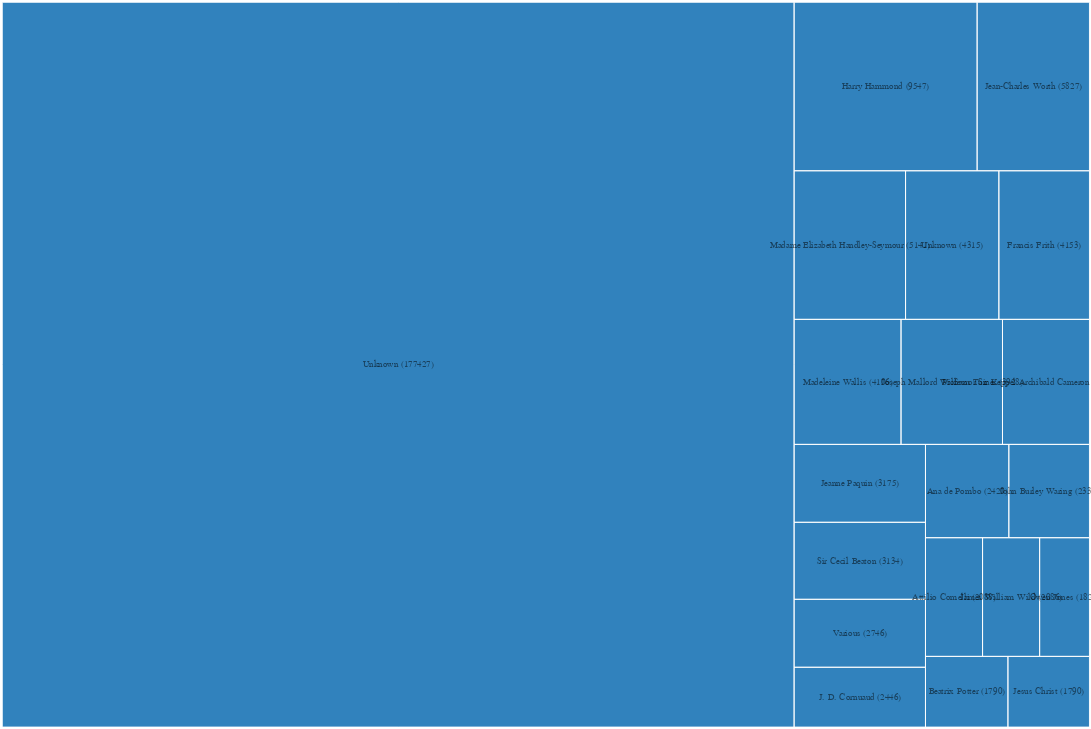

Notebook code for this chart:
### Code cell
req = requests.get('http://vam-etc-test-api.azureedge.net/api/v2/objects/clusters/search?cluster_type=person')

object_data = req.json()
object_info = object_data["info"]
object_clusters = object_data["clusters"]
materials = object_clusters["persons"]["terms"]
treemap(materials, "Persons")

### Figure 1 — Vega specification as saved in the notebook (floating-point values rounded to 4 significant figures)
{"$schema": "https://vega.github.io/schema/vega/v5.json", "autosize": "none", "data": [{"name": "tree", "transform": [{"key": "id", "parentKey": "parent", "type": "stratify"}, {"field": "value", "round": true, "size": [{"signal": "width"}, {"signal": "height"}], "sort": {"field": "value", "order": "descending"}, "type": "treemap"}], "values": [{"children": 20, "depth": 0, "id": 0, "name": "Persons", "value": 0, "x0": 0, "x1": 1200, "y0": 0, "y1": 800}, {"children": 0, "depth": 1, "id": 1, "name": "Unknown (177427)", "parent": "0", "value": 177427, "x0": 0, "x1": 874, "y0": 0, "y1": 800}, {"children": 0, "depth": 1, "id": 2, "name": "Harry Hammond (9547)", "parent": "0", "value": 9547, "x0": 874, "x1": 1076, "y0": 0, "y1": 186}, {"children": 0, "depth": 1, "id": 3, "name": "Jean-Charles Worth (5827)", "parent": "0", "value": 5827, "x0": 1076, "x1": 1200, "y0": 0, "y1": 186}, {"children": 0, "depth": 1, "id": 4, "name": "Madame Elizabeth Handley-Seymour (5141)", "parent": "0", "value": 5141, "x0": 874, "x1": 997, "y0": 186, "y1": 350}, {"children": 0, "depth": 1, "id": 5, "name": "Unknown (4315)", "parent": "0", "value": 4315, "x0": 997, "x1": 1100, "y0": 186, "y1": 350}, {"children": 0, "depth": 1, "id": 6, "name": "Francis Frith (4153)", "parent": "0", "value": 4153, "x0": 1100, "x1": 1200, "y0": 186, "y1": 350}, {"children": 0, "depth": 1, "id": 7, "name": "Madeleine Wallis (4106)", "parent": "0", "value": 4106, "x0": 874, "x1": 992, "y0": 350, "y1": 488}, {"children": 0, "depth": 1, "id": 8, "name": "Joseph Mallord William Turner (3928)", "parent": "0", "value": 3928, "x0": 992, "x1": 1104, "y0": 350, "y1": 488}, {"children": 0, "depth": 1, "id": 9, "name": "Professor Sir Keppel Archibald Cameron Creswell (3341)", "parent": "0", "value": 3341, "x0": 1104, "x1": 1200, "y0": 350, "y1": 488}, {"children": 0, "depth": 1, "id": 10, "name": "Jeanne Paquin (3175)", "parent": "0", "value": 3175, "x0": 874, "x1": 1019, "y0": 488, "y1": 574}, {"children": 0, "depth": 1, "id": 11, "name": "Sir Cecil Beaton (3134)", "parent": "0", "value": 3134, "x0": 874, "x1": 1019, "y0": 574, "y1": 659}, {"children": 0, "depth": 1, "id": 12, "name": "Various (2746)", "parent": "0", "value": 2746, "x0": 874, "x1": 1019, "y0": 659, "y1": 734}, {"children": 0, "depth": 1, "id": 13, "name": "J. D. Cornuaud (2446)", "parent": "0", "value": 2446, "x0": 874, "x1": 1019, "y0": 734, "y1": 800}, {"children": 0, "depth": 1, "id": 14, "name": "Ana de Pombo (2420)", "parent": "0", "value": 2420, "x0": 1019, "x1": 1111, "y0": 488, "y1": 591}, {"children": 0, "depth": 1, "id": 15, "name": "John Burley Waring (2338)", "parent": "0", "value": 2338, "x0": 1111, "x1": 1200, "y0": 488, "y1": 591}, {"children": 0, "depth": 1, "id": 16, "name": "Attilio Comelli (2088)", "parent": "0", "value": 2088, "x0": 1019, "x1": 1082, "y0": 591, "y1": 722}, {"children": 0, "depth": 1, "id": 17, "name": "James William Wild (2086)", "parent": "0", "value": 2086, "x0": 1082, "x1": 1145, "y0": 591, "y1": 722}, {"children": 0, "depth": 1, "id": 18, "name": "Owen Jones (1828)", "parent": "0", "value": 1828, "x0": 1145, "x1": 1200, "y0": 591, "y1": 722}, {"children": 0, "depth": 1, "id": 19, "name": "Beatrix Potter (1790)", "parent": "0", "value": 1790, "x0": 1019, "x1": 1110, "y0": 722, "y1": 800}, {"children": 0, "depth": 1, "id": 20, "name": "Jesus Christ (1790)", "parent": "0", "value": 1790, "x0": 1110, "x1": 1200, "y0": 722, "y1": 800}]}, {"name": "nodes", "source": "tree", "transform": [{"expr": "datum.children", "type": "filter"}]}, {"name": "leaves", "source": "tree", "transform": [{"expr": "datum.parent == 0", "type": "filter"}]}], "description": "An example of treemap layout for hierarchical data.", "height": 800, "marks": [{"encode": {"enter": {"fill": {"field": "name", "scale": "color"}}, "update": {"x": {"field": "x0"}, "x2": {"field": "x1"}, "y": {"field": "y0"}, "y2": {"field": "y1"}}}, "from": {"data": "nodes"}, "interactive": false, "type": "rect"}, {"encode": {"enter": {"stroke": {"value": "#fff"}}, "hover": {"fill": {"value": "red"}}, "update": {"fill": {"value": "transparent"}, "x": {"field": "x0"}, "x2": {"field": "x1"}, "y": {"field": "y0"}, "y2": {"field": "y1"}}}, "from": {"data": "leaves"}, "type": "rect"}, {"encode": {"enter": {"align": {"value": "center"}, "baseline": {"value": "middle"}, "fill": {"value": "#000"}, "fillOpacity": {"field": "depth", "scale": "opacity"}, "font": {"value": "Helvetica Neue, Arial"}, "fontSize": {"field": "depth", "scale": "size"}, "text": {"field": "name"}}, "update": {"x": {"signal": "0.5 * (datum.x0 + datum.x1)"}, "y": {"signal": "0.5 * (datum.y0 + datum.y1)"}}}, "from": {"data": "leaves"}, "interactive": false, "type": "text"}], "padding": 2.5, "scales": [{"domain": {"data": "nodes", "field": "name"}, "name": "color", "range": ["#3182bd", "#6baed6", "#9ecae1", "#c6dbef", "#e6550d", "#fd8d3c", "#fdae6b", "#fdd0a2", "#31a354", "#74c476", "#a1d99b", "#c7e9c0", "#756bb1", "#9e9ac8", "#bcbddc", "#dadaeb", "#636363", "#969696", "#bdbdbd", "#d9d9d9"], "type": "ordinal"}, {"domain": [0, 1, 2, 3], "name": "size", "range": [256, 10, 20, 14], "type": "ordinal"}, {"domain": [0, 1, 2, 3], "name": "opacity", "range": [0.15, 0.5, 0.8, 1], "type": "ordinal"}], "width": 1200}
